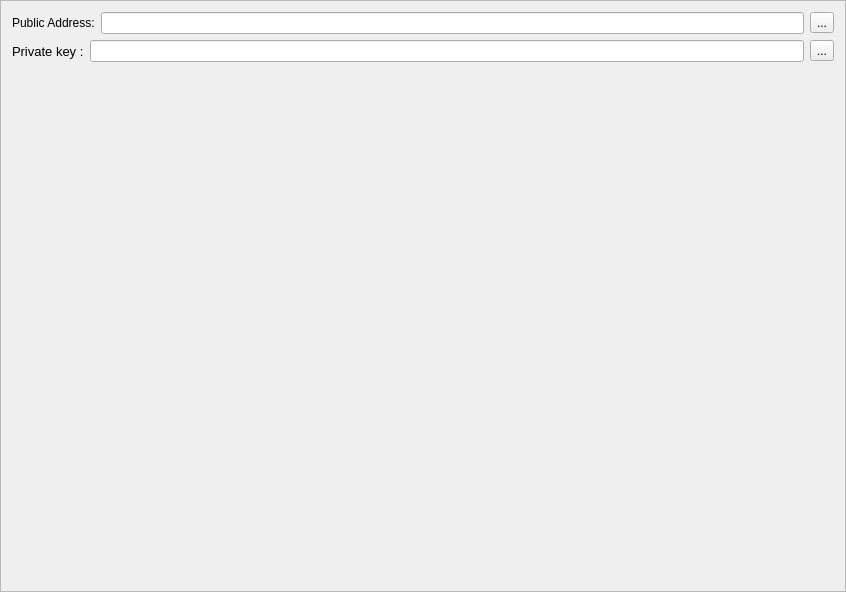
<?xml version="1.0" encoding="UTF-8"?>
<ui version="4.0">
 <class>ReceiveFrame</class>
 <widget class="QFrame" name="ReceiveFrame">
  <property name="geometry">
   <rect>
    <x>0</x>
    <y>0</y>
    <width>846</width>
    <height>592</height>
   </rect>
  </property>
  <property name="windowTitle">
   <string>Frame</string>
  </property>
  <property name="frameShape">
   <enum>QFrame::StyledPanel</enum>
  </property>
  <property name="frameShadow">
   <enum>QFrame::Raised</enum>
  </property>
  <layout class="QVBoxLayout" name="verticalLayout">
   <item>
    <layout class="QHBoxLayout" name="horizontalLayout">
     <item>
      <widget class="QLabel" name="label">
       <property name="font">
        <font>
         <pointsize>9</pointsize>
        </font>
       </property>
       <property name="text">
        <string>Public Address:</string>
       </property>
      </widget>
     </item>
     <item>
      <widget class="QLineEdit" name="m_addressEdit">
       <property name="readOnly">
        <bool>true</bool>
       </property>
      </widget>
     </item>
     <item>
      <widget class="QToolButton" name="m_copyButton">
       <property name="text">
        <string>...</string>
       </property>
       <property name="icon">
        <iconset resource="../../resources.qrc">
         <normaloff>:/icons/copy</normaloff>:/icons/copy</iconset>
       </property>
      </widget>
     </item>
    </layout>
   </item>
   <item>
    <layout class="QHBoxLayout" name="horizontalLayout_2">
     <item>
      <widget class="QLabel" name="label_2">
       <property name="font">
        <font>
         <pointsize>10</pointsize>
        </font>
       </property>
       <property name="text">
        <string>Private key :</string>
       </property>
      </widget>
     </item>
     <item>
      <widget class="QLineEdit" name="m_keyEdit"/>
     </item>
     <item>
      <widget class="QToolButton" name="m_copyKeyButton">
       <property name="text">
        <string>...</string>
       </property>
       <property name="icon">
        <iconset resource="../../resources.qrc">
         <normaloff>:/icons/copy</normaloff>:/icons/copy</iconset>
       </property>
      </widget>
     </item>
    </layout>
   </item>
   <item>
    <widget class="QFrame" name="m_keyFrame">
     <property name="minimumSize">
      <size>
       <width>0</width>
       <height>40</height>
      </size>
     </property>
     <property name="frameShape">
      <enum>QFrame::NoFrame</enum>
     </property>
     <property name="frameShadow">
      <enum>QFrame::Raised</enum>
     </property>
     <layout class="QVBoxLayout" name="verticalLayout_2">
      <property name="leftMargin">
       <number>0</number>
      </property>
      <property name="topMargin">
       <number>0</number>
      </property>
      <property name="rightMargin">
       <number>0</number>
      </property>
      <property name="bottomMargin">
       <number>0</number>
      </property>
      <item>
       <layout class="QHBoxLayout" name="horizontalLayout_3">
        <property name="topMargin">
         <number>0</number>
        </property>
       </layout>
      </item>
      <item>
       <layout class="QHBoxLayout" name="horizontalLayout_4">
        <item>
         <spacer name="horizontalSpacer_2">
          <property name="orientation">
           <enum>Qt::Horizontal</enum>
          </property>
          <property name="sizeHint" stdset="0">
           <size>
            <width>40</width>
            <height>20</height>
           </size>
          </property>
         </spacer>
        </item>
       </layout>
      </item>
     </layout>
    </widget>
   </item>
  </layout>
 </widget>
 <resources>
  <include location="../../resources.qrc"/>
 </resources>
 <connections>
  <connection>
   <sender>m_copyButton</sender>
   <signal>clicked()</signal>
   <receiver>ReceiveFrame</receiver>
   <slot>copyAddress()</slot>
   <hints>
    <hint type="sourcelabel">
     <x>818</x>
     <y>26</y>
    </hint>
    <hint type="destinationlabel">
     <x>422</x>
     <y>295</y>
    </hint>
   </hints>
  </connection>
  <connection>
   <sender>m_copyKeyButton</sender>
   <signal>clicked()</signal>
   <receiver>ReceiveFrame</receiver>
   <slot>copyKey()</slot>
   <hints>
    <hint type="sourcelabel">
     <x>818</x>
     <y>67</y>
    </hint>
    <hint type="destinationlabel">
     <x>422</x>
     <y>295</y>
    </hint>
   </hints>
  </connection>
 </connections>
 <slots>
  <slot>copyAddress()</slot>
  <slot>showKeyClicked()</slot>
  <slot>copyKey()</slot>
 </slots>
</ui>
